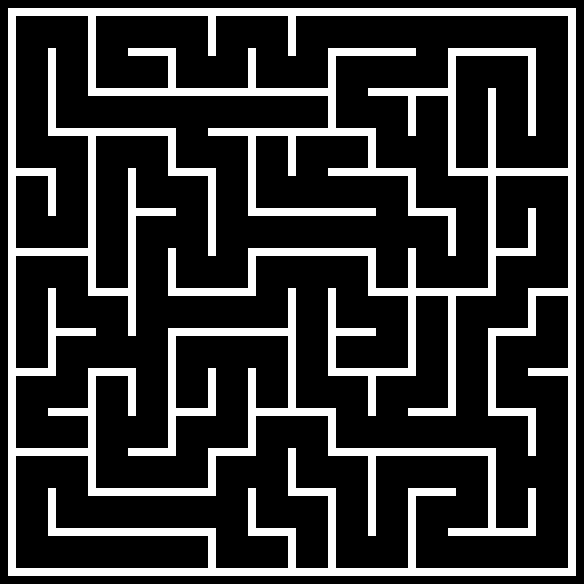

Rendered tile map (Tiled .tmx) drawn with the repository's tilesets; below, a short description and the map source with its tile grids summarised:
An orthogonal 73x73 tile map with 8x8 px tiles, 1 tile layer (Background) and 107 objects (4x Painter, Player, Checkpoint).

<map version="1.10" tiledversion="1.10.2" orientation="orthogonal" renderorder="right-down" width="73" height="73" tilewidth="8" tileheight="8" infinite="0" nextlayerid="4" nextobjectid="111">
 <tileset firstgid="1" source="Mazeball.tsx" />
 <layer id="1" name="Background" width="73" height="73">
  <data>[5329 cells, 1125 non-empty, 1 distinct tile ids]</data>
 </layer>
 <objectgroup id="2" name="Spawnpoints">
  <object id="104" name="Player" type="Player" x="256.5" y="17" width="30" height="30" />
  <object id="105" name="Painter" type="Painter" x="457" y="135.5" width="30" height="30">
   <properties>
    <property name="colour" value="Green" />
   </properties>
  </object>
  <object id="106" name="Painter" type="Painter" x="176" y="537" width="30" height="30">
   <properties>
    <property name="colour" value="Yellow" />
   </properties>
  </object>
  <object id="107" name="Painter" type="Painter" x="17" y="178.25" width="30" height="30">
   <properties>
    <property name="colour" value="Red" />
   </properties>
  </object>
  <object id="108" name="Painter" type="Painter" x="256.75" y="376" width="30" height="30">
   <properties>
    <property name="colour" value="Blue" />
   </properties>
  </object>
  <object id="110" name="Checkpoint" type="Checkpoint" x="296" y="555">
   <polygon points="0,0 32.5,0 32.25,13.75 0.5,13.75" />
  </object>
 </objectgroup>
 <objectgroup id="3" name="Walls">
  <object id="1" x="7.5" y="8.5">
   <polygon points="0,0 568.25,-0.25 568,7.25 0.75,6.75" />
  </object>
  <object id="2" x="8" y="15.75">
   <polygon points="0,0 8,0 7.75,559.5 0.5,559.75" />
  </object>
  <object id="3" x="15.75" y="568.5">
   <polygon points="0,0 0.25,7 560.25,7.25 560,-0.25" />
  </object>
  <object id="4" x="568.25" y="567.75">
   <polygon points="0,0 7.75,-0.25 7.25,-551.25 0,-551.25" />
  </object>
  <object id="5" x="448.25" y="528.25">
   <polygon points="0,0 87.75,0 87.75,7.25 0.25,7.5" />
  </object>
  <object id="6" x="528.25" y="488.75">
   <polygon points="0,0 7.5,0 7.25,38.25 0,39.25" />
  </object>
  <object id="7" x="408" y="488.75">
   <polygon points="0,0 47.75,-0.25 48,7 0.5,7" />
  </object>
  <object id="8" x="408.25" y="496.5">
   <polygon points="0,0 7.5,0 7.5,71 0,71.5" />
  </object>
  <object id="9" x="488" y="456.75">
   <polygon points="0,0 7.75,-0.25 7.5,71.25 0,71.25" />
  </object>
  <object id="10" x="495.75" y="448.25">
   <polygon points="0,0 0.25,7.75 -167.75,7.25 -167.75,-0.25" />
  </object>
  <object id="11" x="368.5" y="456.75">
   <polygon points="0,0 7,-0.25 7,79 -0.25,79" />
  </object>
  <object id="12" x="288.25" y="448.5">
   <polygon points="0,0 7.5,-0.25 7.25,39.5 -0.25,39.5" />
  </object>
  <object id="13" x="287.75" y="488.5">
   <polygon points="0,0 47.75,-0.25 47.75,7 0.25,7.25" />
  </object>
  <object id="14" x="328.25" y="496.25">
   <polygon points="0,0 7,0 7.5,71.25 0,71.25" />
  </object>
  <object id="15" x="288" y="536.25">
   <polygon points="0,0 7.75,0 8,31.5 0.25,31" />
  </object>
  <object id="16" x="248.25" y="528">
   <polygon points="0,0 47.25,0 47.25,8.25 0.25,8" />
  </object>
  <object id="17" x="247.75" y="488.75">
   <polygon points="0,0 8,-0.5 8,37.75 0.5,38" />
  </object>
  <object id="18" x="208.5" y="536.5">
   <polygon points="0,0 7,-0.25 7.25,31 0,31.25" />
  </object>
  <object id="19" x="208" y="456">
   <polygon points="0,0 7.75,0 7.5,31.75 0.25,31.75" />
  </object>
  <object id="20" x="208.25" y="448.25">
   <polygon points="0,0 48,0.25 48,7 0,7.25" />
  </object>
  <object id="21" x="128" y="448.25">
   <polygon points="0,0 47.5,-0.25 47.5,7.75 0.5,7.5" />
  </object>
  <object id="22" x="88.25" y="488.25">
   <polygon points="0,0 127.5,-0.25 127.5,7.25 0.25,7.25" />
  </object>
  <object id="23" x="215.75" y="528.5">
   <polygon points="0,0 0,7.25 -167.5,7.5 -167.75,-0.25" />
  </object>
  <object id="24" x="48" y="488.25">
   <polygon points="0,0 8,0 7.75,39.75 0.25,39.75" />
  </object>
  <object id="25" x="16" y="449">
   <polygon points="0,0 72,-0.75 71.75,6.75 0.25,6.75" />
  </object>
  <object id="26" x="48.25" y="408.5">
   <polygon points="0,0 39.75,0 39.5,7.25 0.25,7.5" />
  </object>
  <object id="27" x="16" y="368.75">
   <polygon points="0,0 39.5,-0.5 39.75,6.5 0,7" />
  </object>
  <object id="28" x="88.25" y="376.75">
   <polygon points="0,0 7.5,-0.25 7.5,110.5 -0.25,110.75" />
  </object>
  <object id="29" x="128" y="376.25">
   <polygon points="0,0 7.75,0 7.75,39.5 0.25,40" />
  </object>
  <object id="30" x="88.25" y="368.5">
   <polygon points="0,0 47.5,-0.25 47,7.25 0.25,7.75" />
  </object>
  <object id="31" x="176.25" y="408">
   <polygon points="0,0 39.5,0 39.5,7.75 -0.75,7.5" />
  </object>
  <object id="32" x="207.75" y="408">
   <polygon points="0,0 7.75,-0.25 8,-39.75 0.5,-39.75" />
  </object>
  <object id="33" x="248" y="368.75">
   <polygon points="0,0 7.5,0 7.5,79.5 0,79.25" />
  </object>
  <object id="34" x="168" y="447.25">
   <polygon points="0,0 7.75,0 8.25,-111 0.25,-110.75" />
  </object>
  <object id="35" x="255.75" y="408.75">
   <polygon points="0,0 80.25,-0.5 80,7.5 0.5,6.5" />
  </object>
  <object id="36" x="328.5" y="417.25">
   <polygon points="0,0 7.5,-0.25 7,30 -0.25,30.25" />
  </object>
  <object id="37" x="288.25" y="407.25">
   <polygon points="0,0 7.25,0 7.75,-118.75 -0.25,-118.75" />
  </object>
  <object id="38" x="368" y="376.25">
   <polygon points="0,0 7.5,0.25 7.75,39.25 0.25,39.25" />
  </object>
  <object id="39" x="328.25" y="368.5">
   <polygon points="0,0 87.25,0 87,7.25 0,7" />
  </object>
  <object id="40" x="408" y="408.75">
   <polygon points="0,0 48,-0.5 48,7 0.25,7.25" />
  </object>
  <object id="41" x="328" y="367.5">
   <polygon points="0,0 7.5,-0.25 7.75,-79.25 0,-79.25" />
  </object>
  <object id="42" x="335.75" y="328.25">
   <polygon points="0,0 39.75,0 40.25,8 0,7.5" />
  </object>
  <object id="43" x="408.25" y="296.75">
   <polygon points="0,0 7,-0.25 7.25,71 0.75,71.25" />
  </object>
  <object id="44" x="448.25" y="296.5">
   <polygon points="0,0 7.5,0 7.5,111.75 -0.25,111.5" />
  </object>
  <object id="45" x="528.5" y="417">
   <polygon points="0,0 6.75,-0.75 6.75,39 -0.25,38.5" />
  </object>
  <object id="46" x="488.25" y="408.5">
   <polygon points="0,0 47,0 47.25,7.25 0.25,7.25" />
  </object>
  <object id="47" x="528" y="368.5">
   <polygon points="0,0 39.75,0.25 39.5,7 0.5,7" />
  </object>
  <object id="48" x="488" y="336.75">
   <polygon points="0,0 8,-0.5 7.5,71.25 0,71.75" />
  </object>
  <object id="49" x="487.75" y="328.75">
   <polygon points="0,0 48.25,-0.5 48.25,6.75 0.25,7.5" />
  </object>
  <object id="50" x="528.25" y="288.25">
   <polygon points="0,0 39.5,0 39,7.25 0,7.75" />
  </object>
  <object id="51" x="528" y="296">
   <polygon points="0,0 7.75,0.75 7.25,32 -0.25,31.75" />
  </object>
  <object id="52" x="496.25" y="248.25">
   <polygon points="0,0 39.75,0.25 39.75,7.25 0,7.25" />
  </object>
  <object id="53" x="488" y="288.25">
   <polygon points="0,0 7.75,-0.25 7.75,-200 0,-199.75" />
  </object>
  <object id="54" x="527.75" y="208.5">
   <polygon points="0,0 7.75,0 7.75,39.5 0.5,39.25" />
  </object>
  <object id="55" x="448.25" y="216.75">
   <polygon points="0,0 7.75,-0.5 7.5,38.75 -0.25,38.75" />
  </object>
  <object id="56" x="408" y="208.5">
   <polygon points="0,0 47.75,0.25 47.25,7.75 0.25,7" />
  </object>
  <object id="57" x="408.5" y="248.75">
   <polygon points="0,0 7.25,-0.25 7.25,39 -0.5,39" />
  </object>
  <object id="58" x="495.5" y="288.5">
   <polygon points="0,0 0.25,7.25 -127.25,7.75 -127.25,0" />
  </object>
  <object id="59" x="368" y="256.5">
   <polygon points="0,0 7.5,-0.25 7.75,31 -0.25,32.25" />
  </object>
  <object id="60" x="248" y="249">
   <polygon points="0,0 127.75,-0.5 127.5,6.75 0.25,6.5" />
  </object>
  </objectgroup>
</map>
<!-- 41 of 107 objects omitted -->
